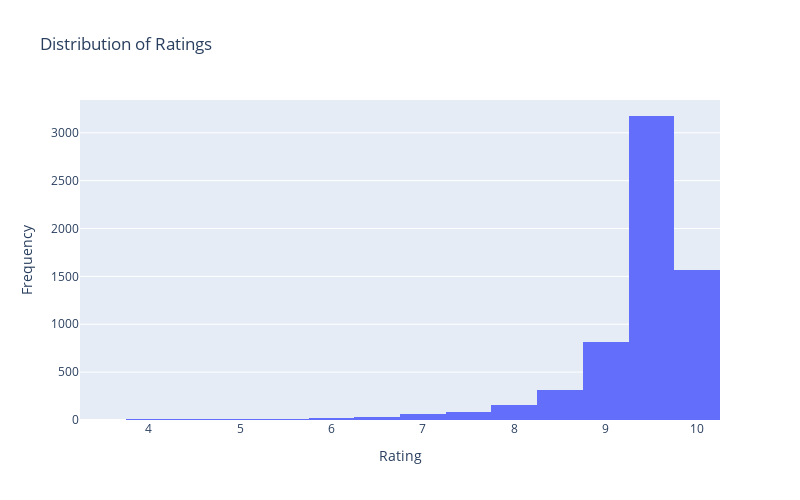

Write notebook code for a chart like this one.
### Code cell
data = CSV.copy()

# Create a histogram
fig = px.histogram(
    data, 
    x='rating', 
    nbins=20,  # Adjust bins 
    title='Distribution of Ratings',
    labels={'rating': 'Rating'},  # Label x-axis
)


fig.update_layout(
    xaxis=dict(title='Rating'),
    yaxis=dict(title='Frequency'),
    width=800,
    height=500
)

# Show the plot
fig.show()

### Figure 1 — Plotly figure (JSON) as saved in the notebook; plotly's stock layout.template omitted (floating-point values rounded to 4 significant figures; data arrays with more than 128 entries replaced by an {"elided": "..."} marker saying what was removed)
{"data": [{"alignmentgroup": "True", "bingroup": "x", "hovertemplate": "Rating=%{x}<br>count=%{y}<extra></extra>", "legendgroup": "", "marker": {"color": "#636efa", "pattern": {"shape": ""}}, "name": "", "nbinsx": 20, "offsetgroup": "", "orientation": "v", "showlegend": false, "type": "histogram", "x": {"elided": "6268 float values"}, "xaxis": "x", "yaxis": "y"}], "layout": {"barmode": "relative", "height": 500, "legend": {"tracegroupgap": 0}, "title": {"text": "Distribution of Ratings"}, "width": 800, "xaxis": {"anchor": "y", "domain": [0, 1], "title": {"text": "Rating"}}, "yaxis": {"anchor": "x", "domain": [0, 1], "title": {"text": "Frequency"}}}}
